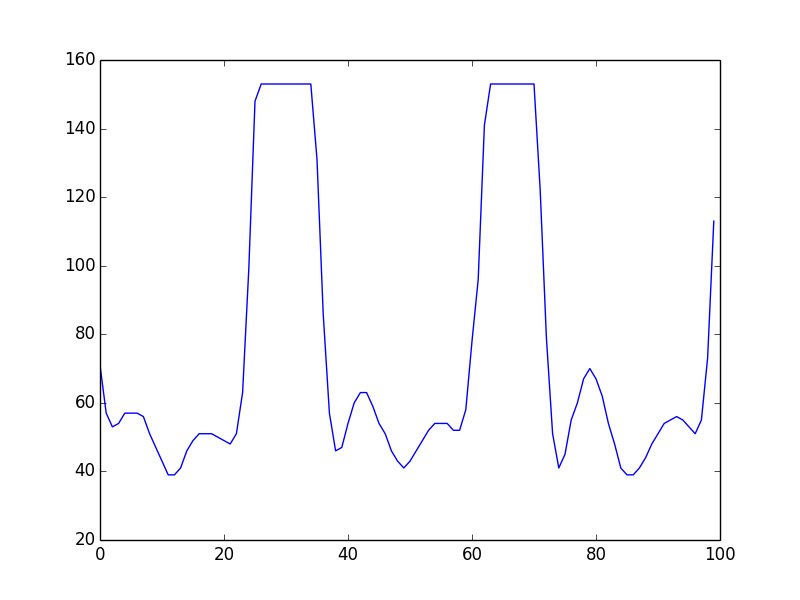

Generate this figure with Python:

import numpy as np
import matplotlib.pyplot as plt
import smbus2
import time

bus = smbus2.SMBus(1)

heartbeat = []

for i in range(100):
	data = bus.read_i2c_block_data(0x2a, 0x00, 2)
	#print(data)
	heartbeat += [data[1]]
	time.sleep(0.02)

#print(heartbeat)

plt.plot(heartbeat)
plt.savefig("heartbeat.png")


